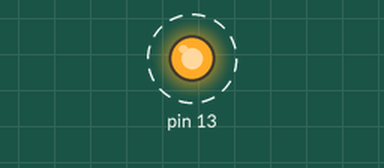
Recording of a sketch running on a simulated Arduino Uno, built with avr-gcc and run on an emulated ATmega328P. Shown: output pins drawn as LEDs (lit = HIGH). Dashed ring = blinking.

Above: at 0.5 s.
Timing chart, 0 to 4.6 s (numbered marks = the images above):
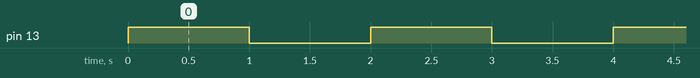

The sketch:

SE_exercicios_de_laboratorio_25.ino
```cpp
void setup() {
  DDRB = 1 << DDB5;

  // TCCR1A = 0 << COM1A1 | 0 << COM1A0 | 0 << COM1B1 | 0 << COM1B0 | 0 << WGM11 | 0 << WGM10;  // Normal port operation ( OC1A/OC1B disconnected); Normal mode (mode 0),
  // TCCR1B = 0 << WGM13 | 0 << WGM12 | 1 << CS12 | 0 << CS11 | 0 << CS10;                      // Normal mode (mode 0), divide clock by 256
  // TIMSK1 = 1 << TOIE1;                                                                       // enable Timer/Counter1 overflow interrupt

  // ALTERNATIVA
  // TCCR1A = 0 << COM1A1 | 0 << COM1A0 | 0 << COM1B1 | 0 << COM1B0 | 0 << WGM11 | 0 << WGM10;  // Normal port operation ( OC1A/OC1B disconnected); CTC mode with ICR1 (mode 12),
  // TCCR1B = 1 << WGM13 | 1 << WGM12 | 1 << CS12 | 0 << CS11 | 1 << CS10;                      // CTC mode with ICR1 (mode 12) and divide clock by 1024 (16,000,000 ÷ 1024 = 15,625Hz)
  // ICR1 = 15624;                                                                              // used as compare value for counter
  // TIMSK1 = 1 << ICIE1;                                                                       // enable input capture interrupt

  // ALTERNATIVA 2
  TCCR1A = 0 << COM1A1 | 0 << COM1A0 | 0 << COM1B1 | 0 << COM1B0 | 0 << WGM11 | 0 << WGM10;  // Normal port operation (OC1A/OC1B disconnected); CTC mode with OCR1A (mode 4),
  TCCR1B = 0 << WGM13 | 1 << WGM12 | 1 << CS12 | 0 << CS11 | 1 << CS10;                      // CTC mode with OCR1A (mode 4) and divide clock by 1024
  OCR1A = 15624;                                                                             // used as compare value for counter
  TIMSK1 = 1 << OCIE1A;                                                                      // enable Output Compare A Match interrupt


  asm("SEI");
}

void loop() {
}

// ISR(TIMER1_OVF_vect) {
//   PINB = 1 << PORTB5;
// }

// ISR(TIMER1_CAPT_vect) {
//   PINB = 1 << PORTB5;
// }

ISR(TIMER1_COMPA_vect) {
  PINB = 1 << PORTB5;
}
```

Measured:
- by itself, pin 13: alternates HIGH for 1.0 s and LOW for 1.0 s
